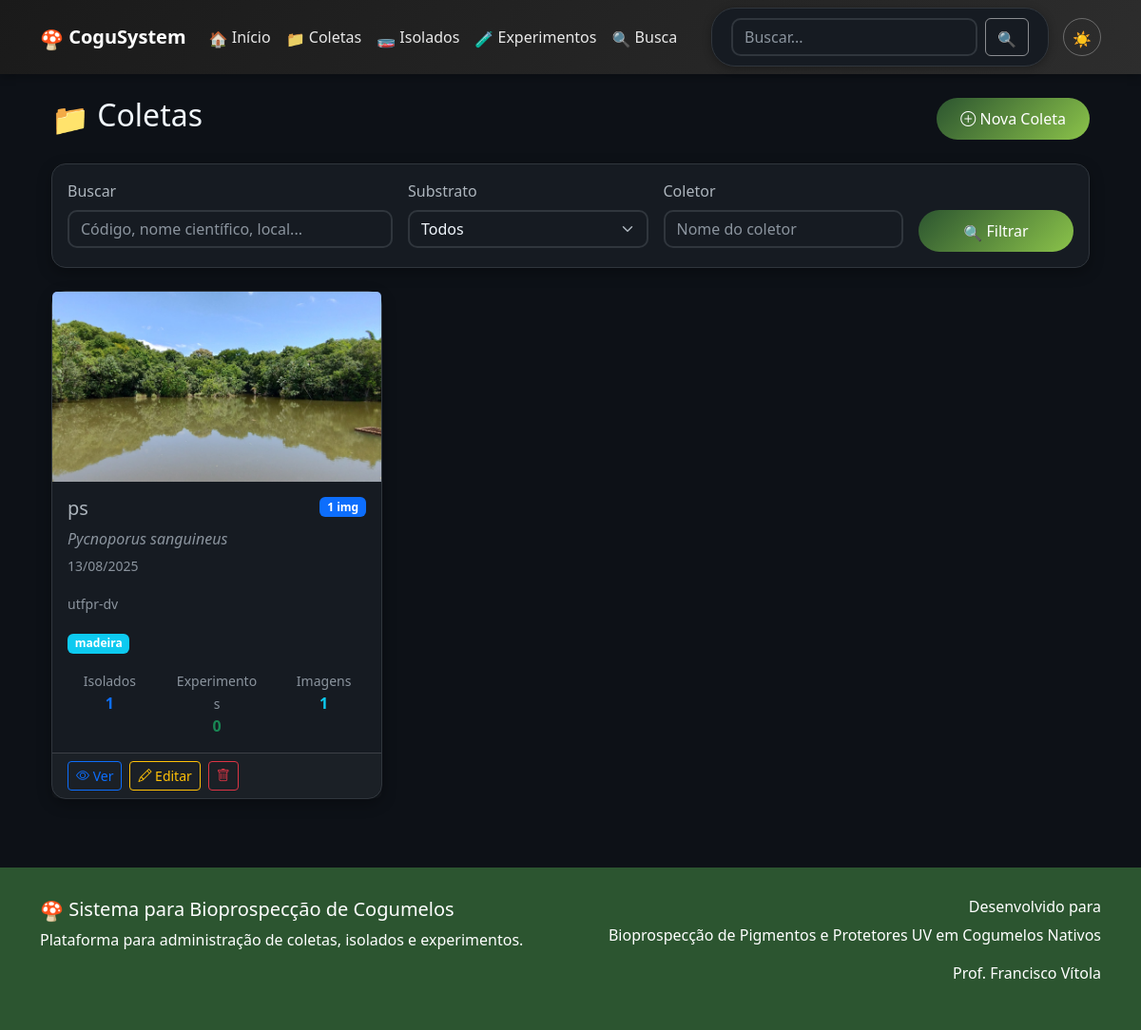
/coletas, run on the app's committed database.
### app.py (models this page shows)
class Coleta(db.Model):
    id = db.Column(db.Integer, primary_key=True)
    codigo = db.Column(db.String(50), unique=True, nullable=False)
    nome_cientifico = db.Column(db.String(200))
    nome_popular = db.Column(db.String(200))
    data_coleta = db.Column(db.Date, nullable=False)
    local_coleta = db.Column(db.String(500))
    coordenadas = db.Column(db.String(100))
    substrato = db.Column(db.String(200))
    coletor = db.Column(db.String(200))
    observacoes = db.Column(db.Text)
    data_cadastro = db.Column(db.DateTime, default=datetime.utcnow)
    isolados = db.relationship('Isolado', backref='coleta', lazy=True, cascade='all, delete-orphan')
    experimentos = db.relationship('Experimento', backref='coleta', lazy=True, cascade='all, delete-orphan')
    imagens = db.relationship('ImagemColeta', back_populates='coleta', lazy=True, cascade='all, delete-orphan')

class ImagemColeta(db.Model):
    id = db.Column(db.Integer, primary_key=True)
    coleta_id = db.Column(db.Integer, db.ForeignKey('coleta.id'), nullable=False)
    nome_arquivo = db.Column(db.String(255), nullable=False)
    descricao = db.Column(db.String(500))
    data_upload = db.Column(db.DateTime, default=datetime.utcnow)
    coleta = db.relationship('Coleta', back_populates='imagens')

### app.py (the view, shortened to what this page needs)
@app.route('/coletas')
def coletas():
    page = request.args.get('page', 1, type=int)
    search = request.args.get('search', '')
    substrato = request.args.get('substrato', '')
    coletor = request.args.get('coletor', '')
    query = Coleta.query
    if substrato:
        query = query.filter(Coleta.substrato == substrato)
    if coletor:
        query = query.filter(Coleta.coletor.contains(coletor))
    coletas = query.order_by(Coleta.data_cadastro.desc()).paginate(
        page=page, per_page=20, error_out=False)
    return render_template('coletas.html', coletas=coletas)

### templates/coletas.html (shortened to what this page needs)
{% extends "base.html" %}
{% block content %}
<div class="container mt-4">
    <div class="row mb-4">
        <div class="col-12">
            <div class="d-flex justify-content-between align-items-center">
                <h2><i class="bi bi-collection"></i> Coletas</h2>
                <a href="{{ url_for('nova_coleta') }}" class="btn btn-primary">
                    <i class="bi bi-plus-circle"></i> Nova Coleta
                </a>
            </div>
        </div>
    </div>
    <div class="row mb-4">
        <div class="col-12">
            <div class="card">
                <div class="card-body">
                    <form method="GET" class="row g-3">
                        <div class="col-md-4">
                            <label for="search" class="form-label">Buscar</label>
                            <input type="text" class="form-control" id="search" name="search"
                                   value="{{ request.args.get('search', '') }}"
                                   placeholder="Código, nome científico, local...">
                        </div>
                        <div class="col-md-3">
                            <label for="substrato" class="form-label">Substrato</label>
                            <select class="form-select" id="substrato" name="substrato">
                                <option value="">Todos</option>
                            </select>
                        </div>
                        <div class="col-md-3">
                            <label for="coletor" class="form-label">Coletor</label>
                            <input type="text" class="form-control" id="coletor" name="coletor"
                                   value="{{ request.args.get('coletor', '') }}"
                                   placeholder="Nome do coletor">
                        </div>
                        <div class="col-md-2">
                            <label class="form-label">&nbsp;</label>
                            <div class="d-grid">
                                <button type="submit" class="btn btn-primary">
                                    <i class="bi bi-search"></i> Filtrar
                                </button>
                            </div>
                        </div>
                    </form>
                </div>
            </div>
        </div>
    </div>
    <div class="row">
        {% for coleta in coletas.items %}
        <div class="col-lg-6 col-xl-4 mb-4">
            <div class="card h-100">
                {% if coleta.imagens %}
                <img src="{{ url_for('uploaded_file', filename=coleta.imagens[0].nome_arquivo) }}"
                     class="card-img-top"
                     style="height: 200px; object-fit: cover;"
                     alt="Imagem da coleta {{ coleta.codigo }}">
                {% else %}
                <div class="card-img-top bg-light d-flex align-items-center justify-content-center"
                     style="height: 200px;">
                    <i class="fas fa-image fa-3x text-muted"></i>
                </div>
                {% endif %}
                <div class="card-body">
                    <div class="d-flex justify-content-between align-items-start mb-2">
                        <h5 class="card-title mb-0">{{ coleta.codigo }}</h5>
                        <span class="badge bg-primary">{{ coleta.imagens|length }} img</span>
                    </div>
                    {% if coleta.nome_cientifico %}
                    <p class="card-text text-muted mb-1">
                        <em>{{ coleta.nome_cientifico }}</em>
                    </p>
                    {% endif %}
                    <p class="card-text">
                        <small class="text-muted">
                             {{ coleta.data_coleta.strftime('%d/%m/%Y') }}
                        </small>
                    </p>
                    {% if coleta.local_coleta %}
                    <p class="card-text">
                        <small class="text-muted">
                             {{ coleta.local_coleta[:50] }}{% if coleta.local_coleta|length > 50 %}...{% endif %}
                        </small>
                    </p>
                    {% endif %}
                    {% if coleta.substrato %}
                    <p class="card-text">
                        <span class="badge bg-info">{{ coleta.substrato }}</span>
                    </p>
                    {% endif %}
                    <div class="row text-center mt-3">
                        <div class="col-4">
                            <small class="text-muted">Isolados</small>
                            <div class="fw-bold text-primary">{{ coleta.isolados|length }}</div>
                        </div>
                        <div class="col-4">
                            <small class="text-muted">Experimentos</small>
                            <div class="fw-bold text-success">{{ coleta.experimentos|length }}</div>
                        </div>
                        <div class="col-4">
                            <small class="text-muted">Imagens</small>
                            <div class="fw-bold text-info">{{ coleta.imagens|length }}</div>
                        </div>
                    </div>
                </div>
                <div class="card-footer">
                    <div class="d-flex gap-2">
                        <a href="{{ url_for('coleta_detalhe', id=coleta.id) }}" class="btn btn-outline-primary btn-sm">
                            <i class="bi bi-eye"></i> Ver
                        </a>
                        <a href="{{ url_for('editar_coleta', id=coleta.id) }}" class="btn btn-outline-warning btn-sm">
                            <i class="bi bi-pencil"></i> Editar
                        </a>
                        <button type="button" class="btn btn-outline-danger btn-sm delete-coleta-btn"
                                data-coleta-id="{{ coleta.id }}"
                                data-coleta-codigo="{{ coleta.codigo }}"
                                data-imagens-count="{{ coleta.imagens|length }}"
                                data-isolados-count="{{ coleta.isolados|length }}"
                                data-experimentos-count="{{ coleta.experimentos|length }}">
                            <i class="bi bi-trash"></i>
                        </button>
                    </div>
                </div>
            </div>
        </div>
        {% endfor %}
    </div>
</div>
{% endblock %}

### templates/base.html (style rules this page uses)
:root { --primary-color: #2c5530; --secondary-color: #8bc34a; --accent-color: #ff9800; --bg-primary: #f8f9fa; --bg-secondary: #ffffff; --text-primary: #212529; --text-secondary: #6c757d; --border-color: #e9ecef; --card-shadow: rgba(0,0,0,0.08); --navbar-bg: linear-gradient(135deg, var(--primary-color), var(--secondary-color)); }
[data-bs-theme="dark"] { --bg-primary: #0d1117; --bg-secondary: #161b22; --text-primary: #f0f6fc; --text-secondary: #8b949e; --border-color: #30363d; --card-shadow: rgba(0,0,0,0.3); --navbar-bg: linear-gradient(135deg, #1a1a1a, #2d2d2d); }
body { background-color: var(--bg-primary); color: var(--text-primary); font-family: 'Segoe UI', Tahoma, Geneva, Verdana, sans-serif; transition: background-color 0.3s ease, color 0.3s ease; }
.card { background-color: var(--bg-secondary); border: 1px solid var(--border-color); border-radius: 15px; box-shadow: 0 5px 15px var(--card-shadow); transition: transform 0.3s ease, box-shadow 0.3s ease; }
.btn-primary { background: linear-gradient(135deg, var(--primary-color), var(--secondary-color)); border: none; border-radius: 25px; padding: 10px 25px; transition: all 0.3s ease; }
.form-control, .form-select { background-color: var(--bg-secondary); color: var(--text-primary); border: 2px solid var(--border-color); border-radius: 10px; transition: all 0.3s ease; }
.form-control::placeholder { color: var(--text-secondary); }
.text-muted { color: var(--text-secondary) !important; }
.bi { display: inline-block; font-style: normal; font-variant: normal; text-rendering: auto; line-height: 1; }
.bi-collection::before { content: "📁"; }
.bi-search::before { content: "🔍"; }

### data on the page
Coleta: nome_arquivo (picture), codigo "ps", imagens|length "1", nome_cientifico "Pycnoporus sanguineus", data_coleta "13/08/2025", local_coleta "utfpr-dv", substrato "madeira", isolados|length "1", experimentos|length "0"
